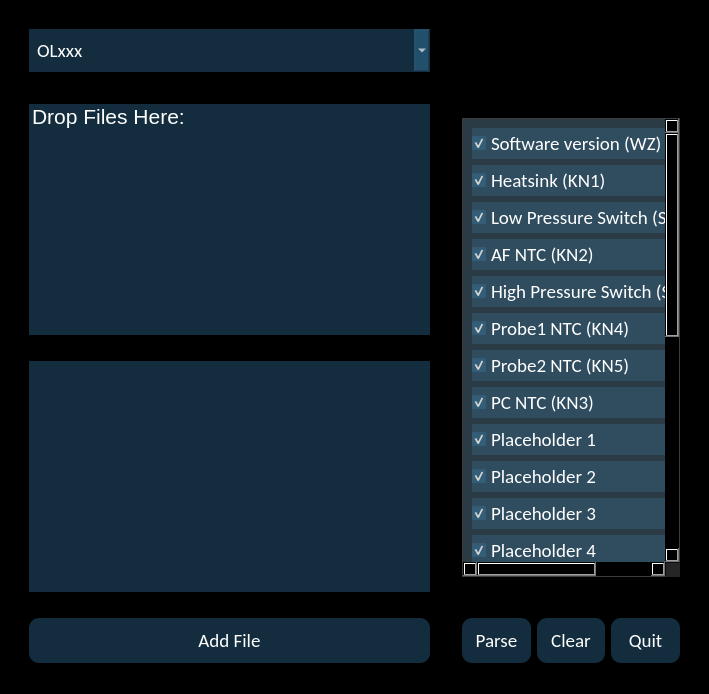
<?xml version="1.0" encoding="UTF-8"?>
<ui version="4.0">
 <class>MainWindow</class>
 <widget class="QMainWindow" name="MainWindow">
  <property name="geometry">
   <rect>
    <x>0</x>
    <y>0</y>
    <width>709</width>
    <height>694</height>
   </rect>
  </property>
  <property name="acceptDrops">
   <bool>true</bool>
  </property>
  <property name="windowTitle">
   <string>MainWindow</string>
  </property>
  <property name="styleSheet">
   <string notr="true">background-color: rgb(0, 0, 0);
</string>
  </property>
  <widget class="QWidget" name="centralwidget">
   <layout class="QGridLayout" name="gridLayout">
    <item row="3" column="3" rowspan="3" colspan="3">
     <widget class="QScrollArea" name="scrollArea">
      <property name="minimumSize">
       <size>
        <width>218</width>
        <height>459</height>
       </size>
      </property>
      <property name="maximumSize">
       <size>
        <width>218</width>
        <height>459</height>
       </size>
      </property>
      <property name="styleSheet">
       <string notr="true">background-color: rgba(255, 255, 255, 38);
</string>
      </property>
      <property name="verticalScrollBarPolicy">
       <enum>Qt::ScrollBarAlwaysOn</enum>
      </property>
      <property name="horizontalScrollBarPolicy">
       <enum>Qt::ScrollBarAlwaysOn</enum>
      </property>
      <property name="sizeAdjustPolicy">
       <enum>QAbstractScrollArea::AdjustToContents</enum>
      </property>
      <property name="widgetResizable">
       <bool>true</bool>
      </property>
      <widget class="QWidget" name="scrollAreaWidgetContents">
       <property name="geometry">
        <rect>
         <x>0</x>
         <y>0</y>
         <width>259</width>
         <height>544</height>
        </rect>
       </property>
       <property name="styleSheet">
        <string notr="true">background-color: rgba(75, 178, 249, 38);
color: rgb(255, 255, 255);

</string>
       </property>
       <layout class="QVBoxLayout" name="verticalLayout_3">
        <item>
         <widget class="QCheckBox" name="CB_SWversion">
          <property name="enabled">
           <bool>false</bool>
          </property>
          <property name="font">
           <font>
            <family>Calibri</family>
            <pointsize>14</pointsize>
           </font>
          </property>
          <property name="text">
           <string>Software version (WZ)</string>
          </property>
          <property name="checked">
           <bool>true</bool>
          </property>
         </widget>
        </item>
        <item>
         <widget class="QCheckBox" name="CB_1">
          <property name="enabled">
           <bool>true</bool>
          </property>
          <property name="font">
           <font>
            <family>Calibri</family>
            <pointsize>14</pointsize>
           </font>
          </property>
          <property name="styleSheet">
           <string notr="true"/>
          </property>
          <property name="text">
           <string>Heatsink (KN1)</string>
          </property>
          <property name="checked">
           <bool>true</bool>
          </property>
         </widget>
        </item>
        <item>
         <widget class="QCheckBox" name="CB_6">
          <property name="font">
           <font>
            <family>Calibri</family>
            <pointsize>14</pointsize>
           </font>
          </property>
          <property name="text">
           <string>Low Pressure Switch (SW1)</string>
          </property>
          <property name="checked">
           <bool>true</bool>
          </property>
         </widget>
        </item>
        <item>
         <widget class="QCheckBox" name="CB_2">
          <property name="font">
           <font>
            <family>Calibri</family>
            <pointsize>14</pointsize>
           </font>
          </property>
          <property name="text">
           <string>AF NTC (KN2)</string>
          </property>
          <property name="checked">
           <bool>true</bool>
          </property>
         </widget>
        </item>
        <item>
         <widget class="QCheckBox" name="CB_7">
          <property name="font">
           <font>
            <family>Calibri</family>
            <pointsize>14</pointsize>
           </font>
          </property>
          <property name="text">
           <string>High Pressure Switch (SW2)</string>
          </property>
          <property name="checked">
           <bool>true</bool>
          </property>
         </widget>
        </item>
        <item>
         <widget class="QCheckBox" name="CB_4">
          <property name="font">
           <font>
            <family>Calibri</family>
            <pointsize>14</pointsize>
           </font>
          </property>
          <property name="text">
           <string>Probe1 NTC (KN4)</string>
          </property>
          <property name="checked">
           <bool>true</bool>
          </property>
         </widget>
        </item>
        <item>
         <widget class="QCheckBox" name="CB_5">
          <property name="font">
           <font>
            <family>Calibri</family>
            <pointsize>14</pointsize>
           </font>
          </property>
          <property name="text">
           <string>Probe2 NTC (KN5)</string>
          </property>
          <property name="checked">
           <bool>true</bool>
          </property>
         </widget>
        </item>
        <item>
         <widget class="QCheckBox" name="CB_3">
          <property name="font">
           <font>
            <family>Calibri</family>
            <pointsize>14</pointsize>
           </font>
          </property>
          <property name="text">
           <string>PC NTC (KN3)</string>
          </property>
          <property name="checked">
           <bool>true</bool>
          </property>
         </widget>
        </item>
        <item>
         <widget class="QCheckBox" name="CB_3">
          <property name="font">
           <font>
            <family>Calibri</family>
            <pointsize>14</pointsize>
           </font>
          </property>
          <property name="text">
           <string>Placeholder 1</string>
          </property>
          <property name="checked">
           <bool>true</bool>
          </property>
         </widget>
        </item>
        <item>
         <widget class="QCheckBox" name="CB_3">
          <property name="font">
           <font>
            <family>Calibri</family>
            <pointsize>14</pointsize>
           </font>
          </property>
          <property name="text">
           <string>Placeholder 2</string>
          </property>
          <property name="checked">
           <bool>true</bool>
          </property>
         </widget>
        </item>
        <item>
         <widget class="QCheckBox" name="CB_3">
          <property name="font">
           <font>
            <family>Calibri</family>
            <pointsize>14</pointsize>
           </font>
          </property>
          <property name="text">
           <string>Placeholder 3</string>
          </property>
          <property name="checked">
           <bool>true</bool>
          </property>
         </widget>
        </item>
        <item>
         <widget class="QCheckBox" name="CB_3">
          <property name="font">
           <font>
            <family>Calibri</family>
            <pointsize>14</pointsize>
           </font>
          </property>
          <property name="text">
           <string>Placeholder 4</string>
          </property>
          <property name="checked">
           <bool>true</bool>
          </property>
         </widget>
        </item>
        <item>
         <widget class="QCheckBox" name="CB_3">
          <property name="font">
           <font>
            <family>Calibri</family>
            <pointsize>14</pointsize>
           </font>
          </property>
          <property name="text">
           <string>Placeholder 5</string>
          </property>
          <property name="checked">
           <bool>true</bool>
          </property>
         </widget>
        </item>
        <item>
         <widget class="QCheckBox" name="CB_3">
          <property name="font">
           <font>
            <family>Calibri</family>
            <pointsize>14</pointsize>
           </font>
          </property>
          <property name="text">
           <string>Placeholder 6</string>
          </property>
          <property name="checked">
           <bool>true</bool>
          </property>
         </widget>
        </item>
        <item>
         <widget class="QCheckBox" name="CB_3">
          <property name="font">
           <font>
            <family>Calibri</family>
            <pointsize>14</pointsize>
           </font>
          </property>
          <property name="text">
           <string>Placeholder 7</string>
          </property>
          <property name="checked">
           <bool>true</bool>
          </property>
         </widget>
        </item>
        <item>
         <widget class="QCheckBox" name="CB_3">
          <property name="font">
           <font>
            <family>Calibri</family>
            <pointsize>14</pointsize>
           </font>
          </property>
          <property name="text">
           <string>Placeholder 8</string>
          </property>
          <property name="checked">
           <bool>true</bool>
          </property>
         </widget>
        </item>
        <item>
         <widget class="QCheckBox" name="CB_3">
          <property name="font">
           <font>
            <family>Calibri</family>
            <pointsize>14</pointsize>
           </font>
          </property>
          <property name="text">
           <string>Placeholder 9</string>
          </property>
          <property name="checked">
           <bool>true</bool>
          </property>
         </widget>
        </item>
        <item>
         <widget class="QCheckBox" name="CB_3">
          <property name="font">
           <font>
            <family>Calibri</family>
            <pointsize>14</pointsize>
           </font>
          </property>
          <property name="text">
           <string>Placeholder 10</string>
          </property>
          <property name="checked">
           <bool>true</bool>
          </property>
         </widget>
        </item>
        <item>
         <widget class="QCheckBox" name="CB_3">
          <property name="font">
           <font>
            <family>Calibri</family>
            <pointsize>14</pointsize>
           </font>
          </property>
          <property name="text">
           <string>Placeholder 11</string>
          </property>
          <property name="checked">
           <bool>true</bool>
          </property>
         </widget>
        </item>
        <item>
         <widget class="QCheckBox" name="CB_3">
          <property name="font">
           <font>
            <family>Calibri</family>
            <pointsize>14</pointsize>
           </font>
          </property>
          <property name="text">
           <string>Placeholder 12</string>
          </property>
          <property name="checked">
           <bool>true</bool>
          </property>
         </widget>
        </item>
        <item>
         <widget class="QCheckBox" name="CB_3">
          <property name="font">
           <font>
            <family>Calibri</family>
            <pointsize>14</pointsize>
           </font>
          </property>
          <property name="text">
           <string>Placeholder 13</string>
          </property>
          <property name="checked">
           <bool>true</bool>
          </property>
         </widget>
        </item>
        <item>
         <widget class="QCheckBox" name="CB_3">
          <property name="font">
           <font>
            <family>Calibri</family>
            <pointsize>14</pointsize>
           </font>
          </property>
          <property name="text">
           <string>Placeholder 14</string>
          </property>
          <property name="checked">
           <bool>true</bool>
          </property>
         </widget>
        </item>
        <item>
         <widget class="QCheckBox" name="CB_3">
          <property name="font">
           <font>
            <family>Calibri</family>
            <pointsize>14</pointsize>
           </font>
          </property>
          <property name="text">
           <string>Placeholder 15</string>
          </property>
          <property name="checked">
           <bool>true</bool>
          </property>
         </widget>
        </item>
        <item>
         <widget class="QCheckBox" name="CB_3">
          <property name="font">
           <font>
            <family>Calibri</family>
            <pointsize>14</pointsize>
           </font>
          </property>
          <property name="text">
           <string>Horizontal Scroll Bar Placeholder</string>
          </property>
          <property name="checked">
           <bool>true</bool>
          </property>
         </widget>
        </item>
       </layout>
      </widget>
     </widget>
    </item>
    <item row="7" column="1">
     <widget class="QPushButton" name="PB_File">
      <property name="font">
       <font>
        <family>Calibri</family>
        <pointsize>14</pointsize>
       </font>
      </property>
      <property name="styleSheet">
       <string notr="true">background-color: rgba(75, 178, 249, 64);
border-style:outset;
color: rgb(255, 255, 255);
padding:10px;
border-radius:10px;</string>
      </property>
      <property name="text">
       <string>Add File</string>
      </property>
     </widget>
    </item>
    <item row="7" column="5">
     <widget class="QPushButton" name="PB_Quit">
      <property name="font">
       <font>
        <family>Calibri</family>
        <pointsize>14</pointsize>
       </font>
      </property>
      <property name="styleSheet">
       <string notr="true">background-color: rgba(75, 178, 249, 64);
border-style:outset;
color: rgb(255, 255, 255);
border-radius:10px;
padding:10px;</string>
      </property>
      <property name="text">
       <string>Quit</string>
      </property>
     </widget>
    </item>
    <item row="7" column="4">
     <widget class="QPushButton" name="PB_Clear">
      <property name="font">
       <font>
        <family>Calibri</family>
        <pointsize>14</pointsize>
       </font>
      </property>
      <property name="styleSheet">
       <string notr="true">background-color: rgba(75, 178, 249, 64);
border-style:outset;
color: rgb(255, 255, 255);
border-radius:10px;
padding:10px;
</string>
      </property>
      <property name="text">
       <string>Clear</string>
      </property>
     </widget>
    </item>
    <item row="2" column="1">
     <spacer name="horizontalSpacer_2">
      <property name="orientation">
       <enum>Qt::Horizontal</enum>
      </property>
      <property name="sizeHint" stdset="0">
       <size>
        <width>40</width>
        <height>20</height>
       </size>
      </property>
     </spacer>
    </item>
    <item row="1" column="1">
     <widget class="QComboBox" name="CB_SKUSelect">
      <property name="font">
       <font>
        <family>Calibri</family>
        <pointsize>14</pointsize>
       </font>
      </property>
      <property name="styleSheet">
       <string notr="true">background-color: rgba(75, 178, 249, 64);
border-style:outset;
color: rgb(255, 255, 255);
padding:8px;</string>
      </property>
      <item>
       <property name="text">
        <string>OLxxx</string>
       </property>
      </item>
      <item>
       <property name="text">
        <string>CM400</string>
       </property>
      </item>
      <item>
       <property name="text">
        <string>CFPxxx</string>
       </property>
      </item>
     </widget>
    </item>
    <item row="1" column="0" rowspan="5">
     <spacer name="verticalSpacer">
      <property name="orientation">
       <enum>Qt::Vertical</enum>
      </property>
      <property name="sizeHint" stdset="0">
       <size>
        <width>20</width>
        <height>40</height>
       </size>
      </property>
     </spacer>
    </item>
    <item row="3" column="6" rowspan="3">
     <spacer name="verticalSpacer_2">
      <property name="orientation">
       <enum>Qt::Vertical</enum>
      </property>
      <property name="sizeHint" stdset="0">
       <size>
        <width>20</width>
        <height>40</height>
       </size>
      </property>
     </spacer>
    </item>
    <item row="3" column="1">
     <widget class="QListWidget" name="Text_drop">
      <property name="styleSheet">
       <string notr="true">background-color: rgba(75, 178, 249, 64);
selection-background-color: rgba(75, 178, 249, 64);
border-style:outset;
color: rgb(255, 255, 255);</string>
      </property>
      <item>
       <property name="text">
        <string>Drop Files Here:</string>
       </property>
       <property name="font">
        <font>
         <pointsize>16</pointsize>
        </font>
       </property>
      </item>
     </widget>
    </item>
    <item row="5" column="1">
     <widget class="QPlainTextEdit" name="Text_status">
      <property name="styleSheet">
       <string notr="true">background-color: rgba(75, 178, 249, 64);
border-style:outset;
color: rgb(255, 255, 255);</string>
      </property>
     </widget>
    </item>
    <item row="6" column="1" colspan="5">
     <spacer name="horizontalSpacer_4">
      <property name="orientation">
       <enum>Qt::Horizontal</enum>
      </property>
      <property name="sizeHint" stdset="0">
       <size>
        <width>40</width>
        <height>20</height>
       </size>
      </property>
     </spacer>
    </item>
    <item row="0" column="1">
     <spacer name="horizontalSpacer">
      <property name="orientation">
       <enum>Qt::Horizontal</enum>
      </property>
      <property name="sizeHint" stdset="0">
       <size>
        <width>40</width>
        <height>20</height>
       </size>
      </property>
     </spacer>
    </item>
    <item row="7" column="3">
     <widget class="QPushButton" name="PB_Start">
      <property name="font">
       <font>
        <family>Calibri</family>
        <pointsize>14</pointsize>
       </font>
      </property>
      <property name="styleSheet">
       <string notr="true">background-color: rgba(75, 178, 249, 64);
border-style:outset;
color: rgb(255, 255, 255);
border-radius:10px;
padding:10px;</string>
      </property>
      <property name="text">
       <string>Parse</string>
      </property>
     </widget>
    </item>
    <item row="4" column="1">
     <spacer name="horizontalSpacer_3">
      <property name="orientation">
       <enum>Qt::Horizontal</enum>
      </property>
      <property name="sizeHint" stdset="0">
       <size>
        <width>40</width>
        <height>20</height>
       </size>
      </property>
     </spacer>
    </item>
    <item row="3" column="2" rowspan="3">
     <spacer name="verticalSpacer_3">
      <property name="orientation">
       <enum>Qt::Vertical</enum>
      </property>
      <property name="sizeHint" stdset="0">
       <size>
        <width>20</width>
        <height>40</height>
       </size>
      </property>
     </spacer>
    </item>
   </layout>
  </widget>
  <widget class="QStatusBar" name="statusbar"/>
 </widget>
 <resources/>
 <connections/>
</ui>
